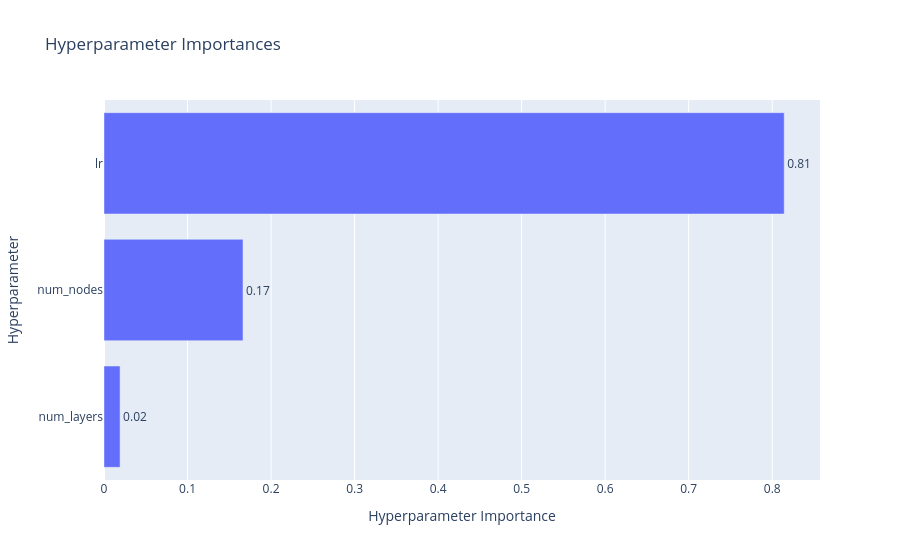

Here is the notebook cell this chart was saved with:
### Code cell
plot_param_importances(study)

### Figure 1 — Plotly figure (JSON) as saved in the notebook; plotly's stock layout.template omitted (floating-point values rounded to 4 significant figures)
{"data": [{"cliponaxis": false, "hovertemplate": ["num_layers (IntDistribution): 0.019254623907242002<extra></extra>", "num_nodes (IntDistribution): 0.16640898958987016<extra></extra>", "lr (FloatDistribution): 0.8143363865028879<extra></extra>"], "name": "Objective Value", "orientation": "h", "text": ["0.02", "0.17", "0.81"], "textposition": "outside", "type": "bar", "x": [0.01925, 0.1664, 0.8143], "y": ["num_layers", "num_nodes", "lr"]}], "layout": {"autosize": true, "title": {"text": "Hyperparameter Importances"}, "xaxis": {"autorange": true, "range": [0, 0.8572], "title": {"text": "Hyperparameter Importance"}, "type": "linear"}, "yaxis": {"autorange": true, "range": [-0.5, 2.5], "title": {"text": "Hyperparameter"}, "type": "category"}}}
